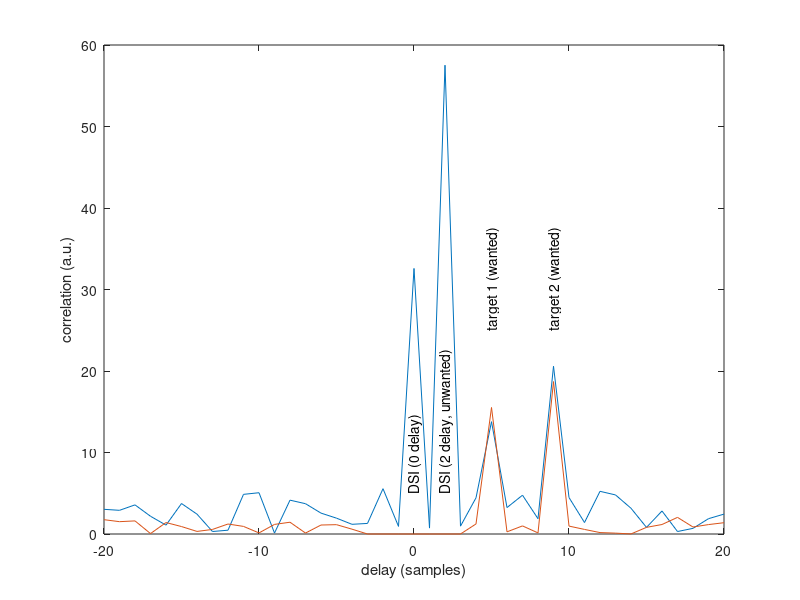

MATLAB code for this plot:
pkg load signal
ref=rand(1024,1); ref=ref-mean(ref); % reference signal, mean value 0
mes=0.4*ref;                         % surveillance signal with Direct Signal Interference (0 delay)

% time delayed copies of the reference in the surveillance
mes(1:length(ref)-2)=mes(1:length(ref)-2)+0.7*ref(1+2:length(ref)-2+2);  % unwanted
mes(1:length(ref)-5)=mes(1:length(ref)-5)+0.2*ref(1+5:length(ref)-5+5);  % target1
mes(1:length(ref)-9)=mes(1:length(ref)-9)+0.24*ref(1+9:length(ref)-9+9); % target2

Ndsi=3; % range of Direct Signal Interferences (in sample index)
p=1;
for m=-Ndsi:Ndsi
  if m<=0
     mat(:,p)=[ref(-m+1:end) ; zeros(-m,1)]; % time delayed copies of the reference
  else
     mat(:,p)=[zeros(m,1) ; ref(1:end-m)];
  end
  p=p+1;
end
w=pinv(mat)*mes       % least square optimal weights of the reference in the surveillance
mescleaned=mes-mat*w; % remove reference from surveillance in the +/-Ndsi range

Ncor=20;
plot([-Ncor:Ncor],abs(xcorr(ref,mes,Ncor)))
hold on
plot([-Ncor:Ncor],abs(xcorr(ref,mescleaned,Ncor)))
xlabel('delay (samples)')
ylabel('correlation (a.u.)')
text(0,5,'DSI (0 delay)','rotation',90)
text(2,5,'DSI (2 delay, unwanted)','rotation',90)
text(5,25,'target 1 (wanted)','rotation',90)
text(9,25,'target 2 (wanted)','rotation',90)
